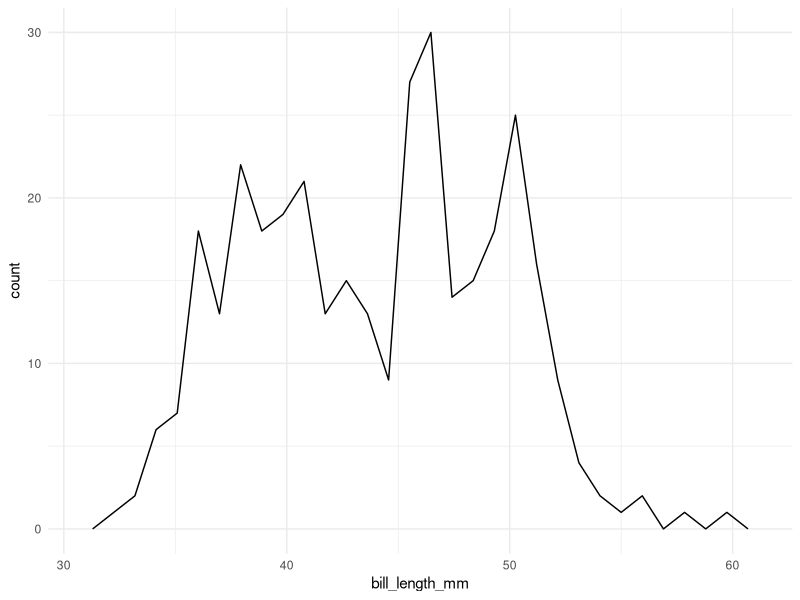
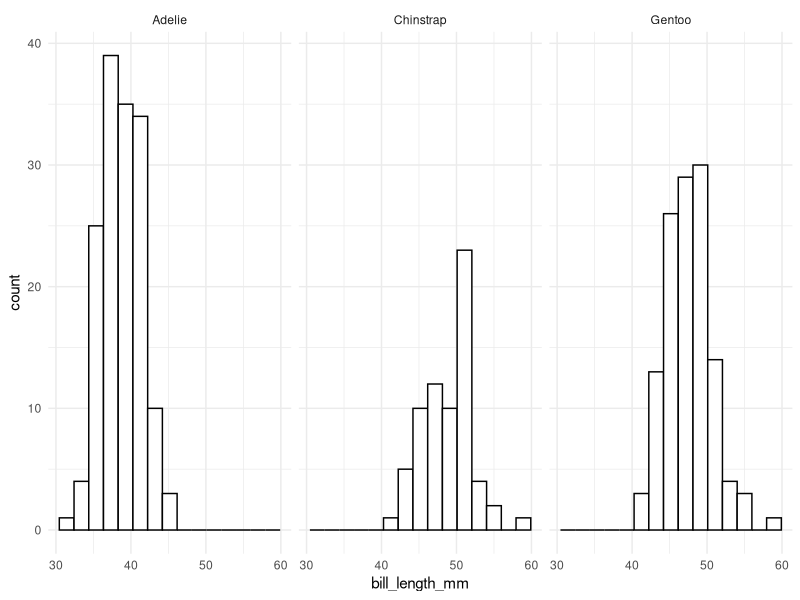
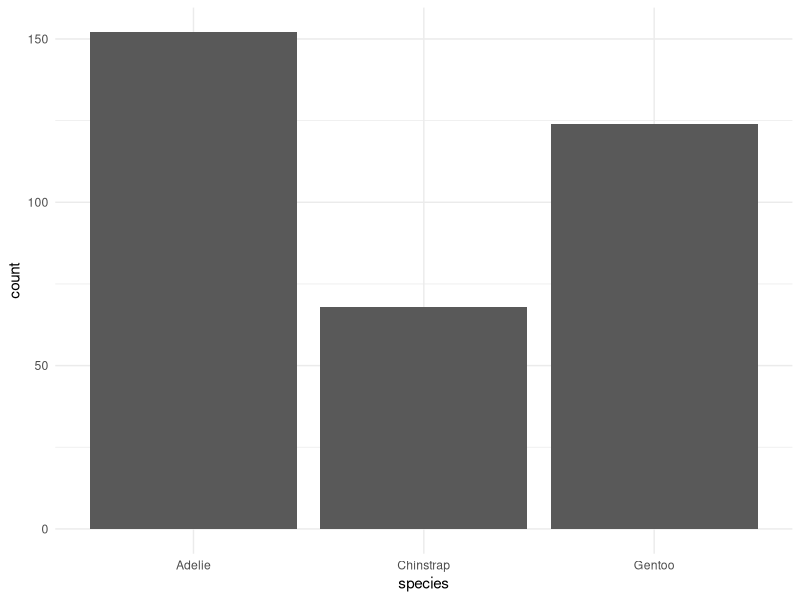
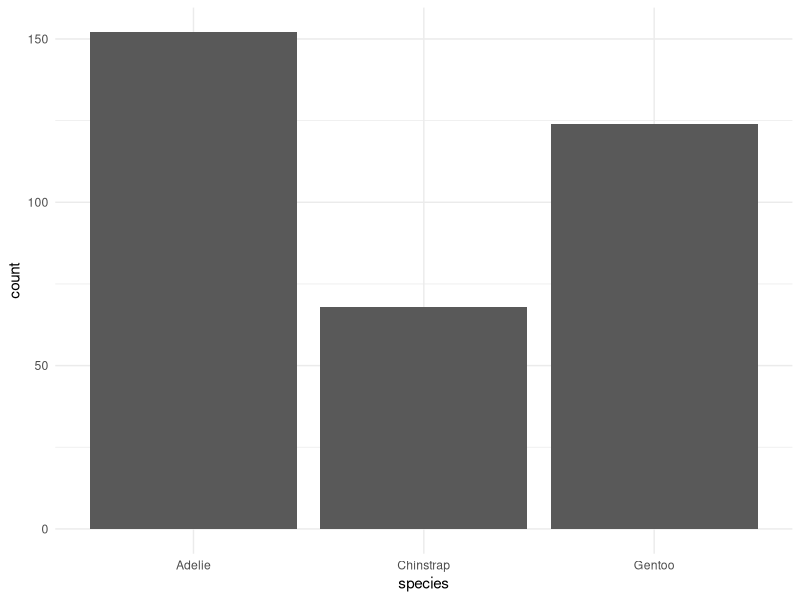
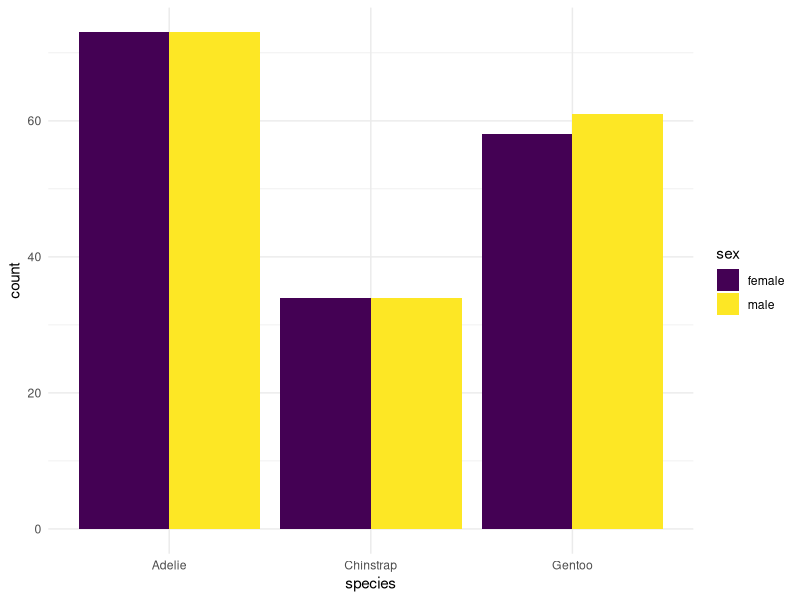
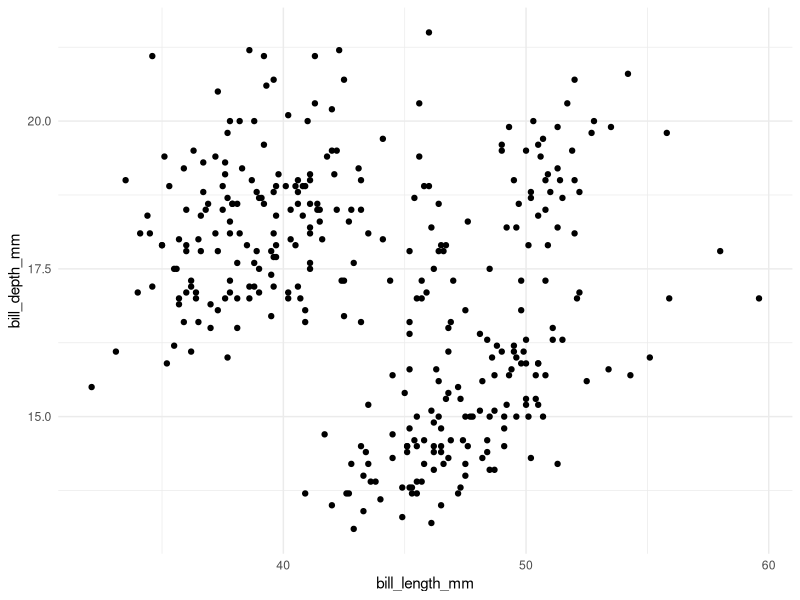
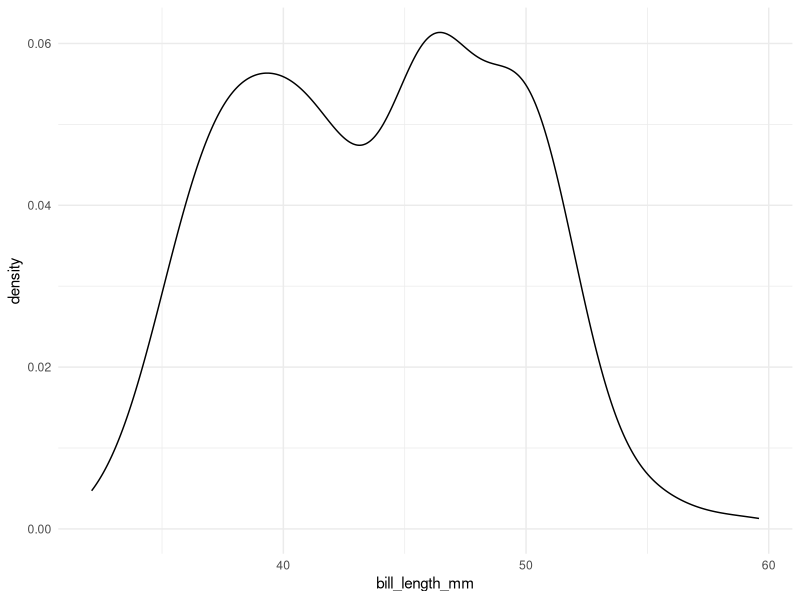
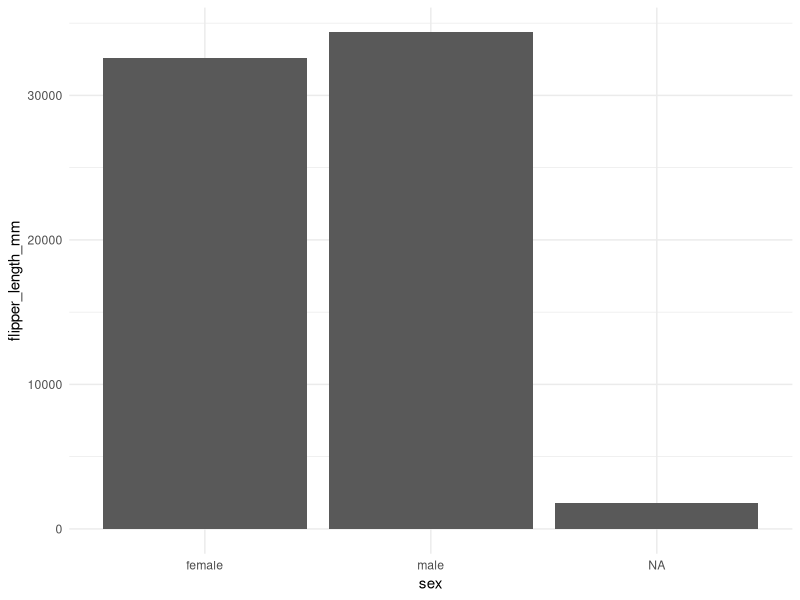

Reproduce these figures in R, in order.
## ---- chunk 1
library(palmerpenguins)
library(tidyverse)
theme_set(theme_minimal())
penguins <- penguins

## single quantitative frequency plot
ggplot(data = penguins, aes(x = bill_length_mm)) +
  geom_freqpoly() 

## facet plot
ggplot(data = penguins, aes(x = bill_length_mm)) +
  geom_histogram(colour = "black", fill = "white", bins = 15) +
  facet_wrap(~ species)

## use of <STAT> 
ggplot(data = penguins, aes(x = species)) +
  geom_bar(stat = "count") ## don't need stat = "count" because it's the default. (could instead just use geom_col)

penguins_sum <- penguins |> group_by(species) |>
  summarise(count = n()) 
ggplot(data = penguins_sum, aes(x = species, y = count)) + geom_bar(stat = "identity")

## use of <POSITION> 
penguins_nomiss <- penguins |>
  na.omit() ## gets rid of any row with NA
## penguins _nomiss <- penguins |>
##  filter(!is.na(sex))

ggplot(data = penguins_nomiss, aes(x = species, fill = sex)) +
  geom_bar(position = "dodge") + ## don't need "stack" because it's default
  scale_fill_viridis_d()

## ---- chunk 2
ggplot(data = penguins, aes(x = bill_length_mm, y = bill_depth_mm)) +
  geom_point(stat = "identity", position = "identity") + facet_null() + coord_cartesian()
## ---- chunk 3
ggplot(data = penguins, aes(x = bill_length_mm)) + geom_density()
## ---- chunk 4
ggplot(data = penguins, aes(x = sex, y = flipper_length_mm)) + geom_col()
## ---- chunk 5
#a. 
ggplot(data = penguins, aes(x = bill_depth_mm)) + geom_freqpoly(colour = "chocolate1")

#b.
ggplot(data = penguins, aes(x = body_mass_g, colour = species)) + geom_freqpoly()
## ---- chunk 6
ggplot(data = penguins, aes(x = bill_length_mm, y = flipper_length_mm)) + geom_point(position = "stack")
ggplot(data = penguins, aes(x = bill_length_mm, y = flipper_length_mm)) + geom_point(position = "identity")
